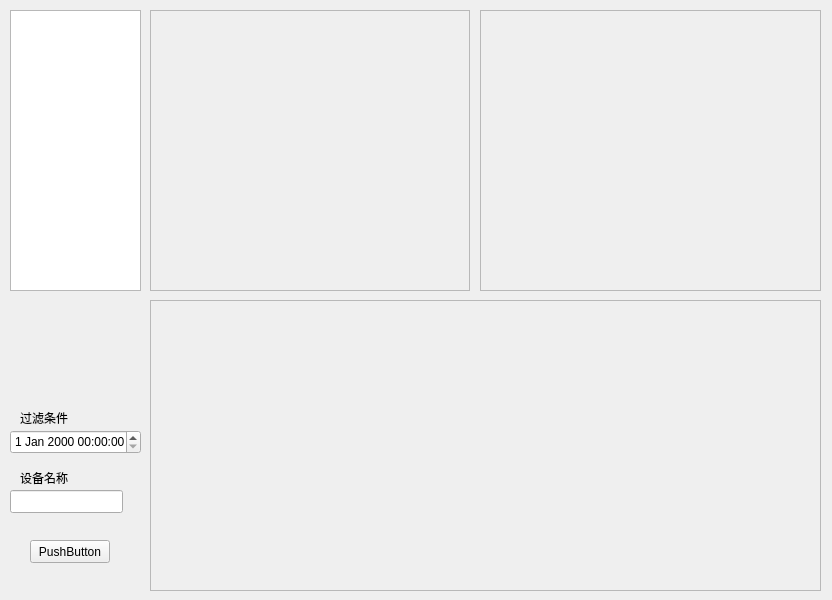
<?xml version="1.0" encoding="UTF-8"?>
<ui version="4.0">
 <class>Back_Paly</class>
 <widget class="QWidget" name="Back_Paly">
  <property name="geometry">
   <rect>
    <x>0</x>
    <y>0</y>
    <width>832</width>
    <height>600</height>
   </rect>
  </property>
  <property name="minimumSize">
   <size>
    <width>800</width>
    <height>600</height>
   </size>
  </property>
  <property name="windowTitle">
   <string>Form</string>
  </property>
  <widget class="QFrame" name="frame">
   <property name="geometry">
    <rect>
     <x>150</x>
     <y>10</y>
     <width>320</width>
     <height>281</height>
    </rect>
   </property>
   <property name="minimumSize">
    <size>
     <width>320</width>
     <height>240</height>
    </size>
   </property>
   <property name="frameShape">
    <enum>QFrame::StyledPanel</enum>
   </property>
   <property name="frameShadow">
    <enum>QFrame::Raised</enum>
   </property>
  </widget>
  <widget class="QFrame" name="frame_2">
   <property name="geometry">
    <rect>
     <x>480</x>
     <y>10</y>
     <width>341</width>
     <height>281</height>
    </rect>
   </property>
   <property name="minimumSize">
    <size>
     <width>320</width>
     <height>240</height>
    </size>
   </property>
   <property name="frameShape">
    <enum>QFrame::StyledPanel</enum>
   </property>
   <property name="frameShadow">
    <enum>QFrame::Raised</enum>
   </property>
  </widget>
  <widget class="QFrame" name="frame_3">
   <property name="geometry">
    <rect>
     <x>150</x>
     <y>300</y>
     <width>671</width>
     <height>291</height>
    </rect>
   </property>
   <property name="minimumSize">
    <size>
     <width>640</width>
     <height>240</height>
    </size>
   </property>
   <property name="frameShape">
    <enum>QFrame::StyledPanel</enum>
   </property>
   <property name="frameShadow">
    <enum>QFrame::Raised</enum>
   </property>
  </widget>
  <widget class="QLabel" name="label">
   <property name="geometry">
    <rect>
     <x>20</x>
     <y>410</y>
     <width>57</width>
     <height>15</height>
    </rect>
   </property>
   <property name="text">
    <string>过滤条件</string>
   </property>
  </widget>
  <widget class="QDateTimeEdit" name="dateTimeEdit">
   <property name="geometry">
    <rect>
     <x>10</x>
     <y>430</y>
     <width>131</width>
     <height>24</height>
    </rect>
   </property>
  </widget>
  <widget class="QLabel" name="label_2">
   <property name="geometry">
    <rect>
     <x>20</x>
     <y>470</y>
     <width>57</width>
     <height>15</height>
    </rect>
   </property>
   <property name="text">
    <string>设备名称</string>
   </property>
  </widget>
  <widget class="QLineEdit" name="lineEdit">
   <property name="geometry">
    <rect>
     <x>10</x>
     <y>490</y>
     <width>113</width>
     <height>23</height>
    </rect>
   </property>
   <property name="text">
    <string/>
   </property>
  </widget>
  <widget class="QPushButton" name="pushButton">
   <property name="geometry">
    <rect>
     <x>30</x>
     <y>540</y>
     <width>80</width>
     <height>23</height>
    </rect>
   </property>
   <property name="text">
    <string>PushButton</string>
   </property>
  </widget>
  <widget class="QListView" name="listView">
   <property name="geometry">
    <rect>
     <x>10</x>
     <y>10</y>
     <width>131</width>
     <height>281</height>
    </rect>
   </property>
  </widget>
  <widget class="QWidget" name="verticalLayoutWidget">
   <property name="geometry">
    <rect>
     <x>0</x>
     <y>0</y>
     <width>831</width>
     <height>301</height>
    </rect>
   </property>
   <layout class="QVBoxLayout" name="verticalLayout"/>
  </widget>
 </widget>
 <resources/>
 <connections/>
</ui>
